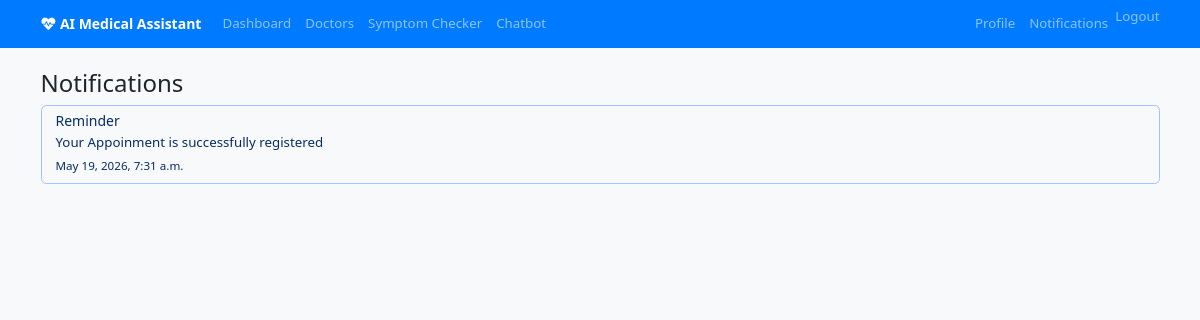
The app's page /api/notifications/list/ (signed in) with its own data.
### notifications/models.py (models this page shows, shortened)
class Notification(models.Model):
    TYPE_CHOICES = [
        ('appointment', 'Appointment'),
        ('reminder', 'Reminder'),
        ('general', 'General'),
    ]
    user = models.ForeignKey(User, on_delete=models.CASCADE)
    message = models.TextField()
    notification_type = models.CharField(max_length=20, choices=TYPE_CHOICES, default='general')
    is_read = models.BooleanField(default=False)
    sent_at = models.DateTimeField(auto_now_add=True)

### notifications/views.py (the view)
# urls.py: path('list/', views.notification_list, name='notification_list'),
@login_required
def notification_list(request):
    notifications = Notification.objects.filter(user=request.user).order_by('-sent_at')
    return render(request, 'notifications/notification_list.html', {'notifications': notifications})

### main/context_processors.py (called while the page is built)
def dashboard_url(request):
    if not request.user.is_authenticated:
        return {'dashboard_url': 'dashboard'}
    if Doctor.objects.filter(user=request.user).exists():
        return {'dashboard_url': 'doctor_dashboard'}
    if request.user.is_staff:
        return {'dashboard_url': 'admin:index'}
    return {'dashboard_url': 'dashboard'}

### templates/notifications/notification_list.html (shortened to what this page needs)
{% extends 'base.html' %}
{% block content %}
<h2>Notifications</h2>
<div class="list-group">
    {% for notification in notifications %}
    <div class="list-group-item {% if not notification.is_read %}list-group-item-primary{% endif %}">
        <h5 class="mb-1">{{ notification.notification_type|title }}</h5>
        <p class="mb-1">{{ notification.message }}</p>
        <small>{{ notification.sent_at }}</small>
    </div>
    {% endfor %}
</div>
{% endblock %}

### static/css/style.css (style rules this page uses)
html { font-size: 14px; }
body { font-family: 'Segoe UI', Tahoma, Geneva, Verdana, sans-serif; background-color: #eef5ff; font-size: 0.95rem; }
h2 { font-size: clamp(1.4rem, 2vw, 2rem); }
h4, h5, h6 { font-size: 1rem; }
.list-group-item { background-color: transparent; }

### templates/base.html (style rules this page uses)
body { background-color: #f8f9fa; }

### records on screen
Notification: notification_type "Reminder", message "Your Appoinment is successfully registered", sent_at "May 19, 2026, 7:31 a.m."
